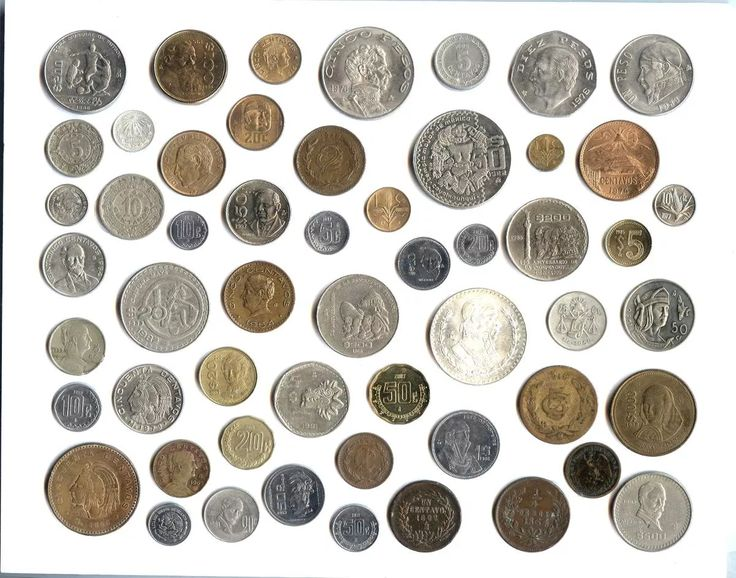
#> input picture MonedasContorno/monedas2.jpg, 736 x 578 px
$ python contorno.py
#> lines starting #> are read from the running program, lines starting #| are printed output that depends on the picture; after the words box and inside, x2 and y2 are one past the last pixel; in counts of white or black regions, pixels touching at a corner belong together
import cv2
import numpy as np

valorGauss=3
valorKernel=3


original=cv2.imread('monedas2.jpg')
#> original is the input picture: shape (578, 736, 3); mean B, G, R 187.3, 194.7, 199
#Cambios a la imagen
gris=cv2.cvtColor(original,cv2.COLOR_BGR2GRAY)
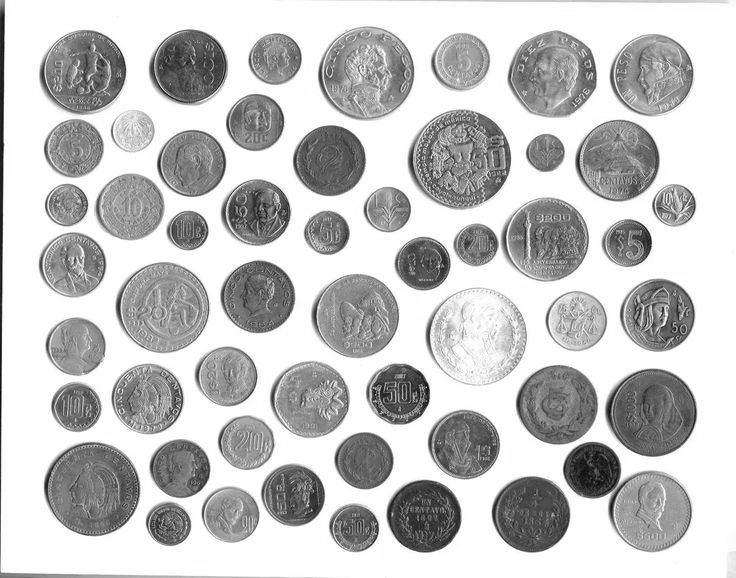
#> gris: shape (578, 736); min 5, max 255, mean 195.1
gauss=cv2.GaussianBlur(gris, (valorGauss, valorGauss), 0 )
canny= cv2.Canny(gauss, 60, 100)
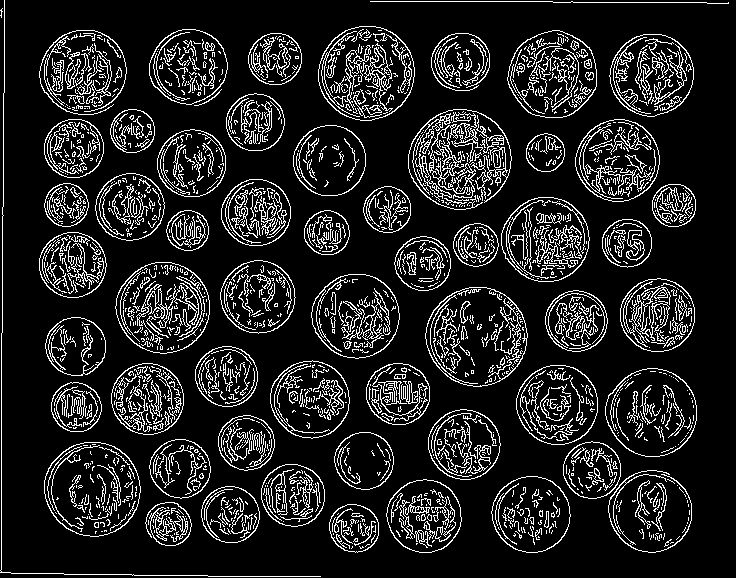
#> canny: shape (578, 736); 13.2% white in thin lines or dots

kernel=np.ones((valorKernel, valorKernel),np.uint8)
cierre= cv2.morphologyEx(canny, cv2.MORPH_CLOSE, kernel)
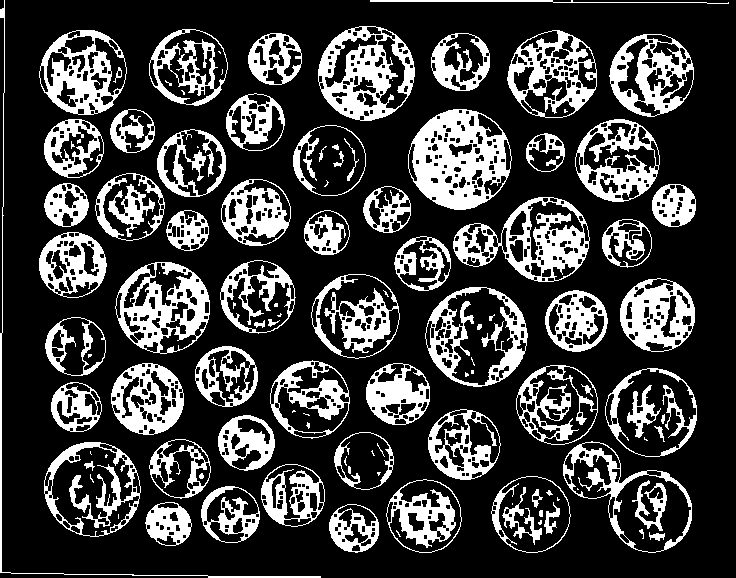
#> cierre: shape (578, 736); 25% white; 115 white regions (36 under 20 px)

contornos,jerarquia=cv2.findContours(cierre.copy(), cv2.RETR_EXTERNAL,cv2.CHAIN_APPROX_SIMPLE )
#> contornos = 54 contours; largest, box (x1, y1, x2, y2) and area: (408, 109, 512, 210) 7938, (563, 441, 692, 553) 7860, (425, 287, 528, 387) 7801, (453, 197, 590, 282) 7272, (318, 26, 415, 121) 7078; jerarquia = 54 rows, first 6: [1, -1, -1, -1], [2, 0, -1, -1], [3, 1, -1, -1], [4, 2, -1, -1], [5, 3, -1, -1], [6, 4, -1, -1]
#Mostrar resultados
print("Monedas encontradas: {}". format(len(contornos)))
#| Monedas encontradas: 54
cv2.drawContours(original, contornos,  -1, (0,0,255),2)
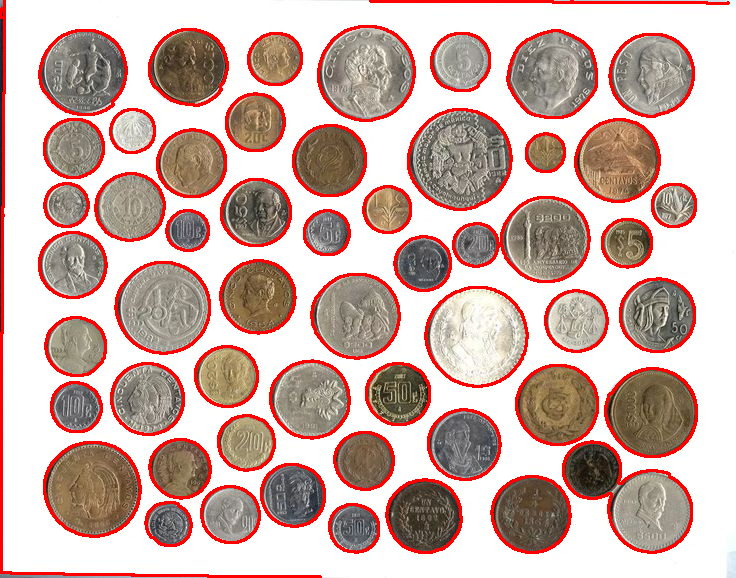
#> original: shape (578, 736, 3); 10.02% of pixels changed, all inside (x1, y1, x2, y2) = (0, 0, 730, 578)
#cv2.imshow("Grises",gris)
#cv2.imshow("Gauss",gauss)
cv2.imshow("Cannys", canny)
#cv2.imshow("kernel",kernel)
#cv2.imshow("Cierre", cierre)
cv2.imshow("Resultado",original)
cv2.waitKey(0)
